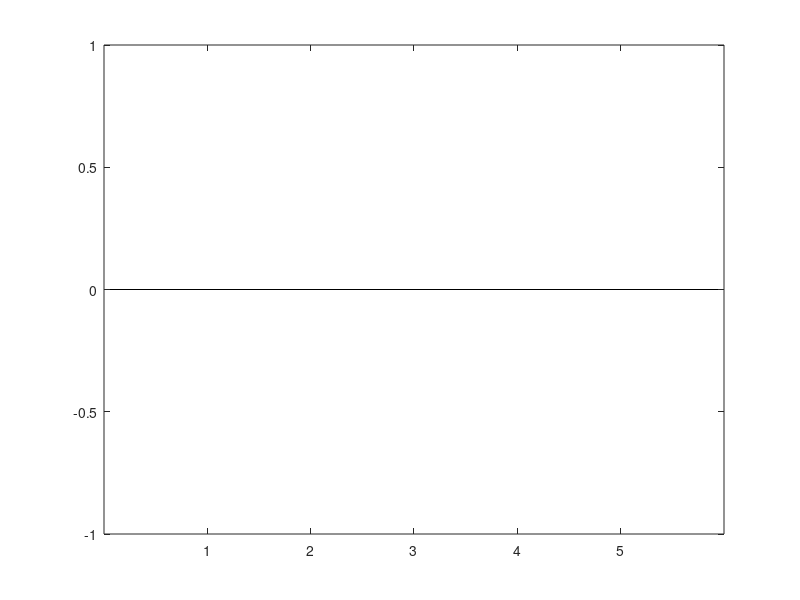

This figure's MATLAB source: (Note: this script raises an error after producing the figure.)
% TODO -  Each syllable type duration
clear;clc;


% Initial setup
data_path = 'F:\Treated';
% data_path = 'F:\Control';

animal_counter = 1;
all_animals_struct = struct();

% 1. Iterate through each directory in data path
dir_info = dir(data_path);
dir_info = dir_info([dir_info.isdir] & ~strcmp({dir_info.name},'.') & ~strcmp({dir_info.name},'..'));

for folder = 1:length(dir_info)
    disp(['Folder num ' num2str(folder) ' out of ' num2str(length(dir_info))])
    current_dir = fullfile(data_path, dir_info(folder).name);

    % 2. Each directory represents an animal. Find the excel file that doesn't end with "_DL".
    excel_files = dir(fullfile(current_dir, '*.xlsx'));
    target_file = '';
    for i = 1:length(excel_files)
        if ~endsWith(excel_files(i).name, '_DL.xlsx')
            target_file = excel_files(i).name;
            break;
        end
    end

    if isempty(target_file)
        continue;  % move to next directory if no valid excel file is found
    end

    % Read the excel file, and get last but 2nd column. -- Excel worksheet could not be activated
    % [~,~,data] = xlsread(fullfile(current_dir, target_file));
    % syllables_column = data(2:end, end-2);

    data = readtable(fullfile(current_dir, target_file));
    syllables_column = data{:, end-2};
    is_harmonic_column = data{:, end-1};


    for syl_index = 1:length(syllables_column)
        if is_harmonic_column(syl_index) == 1
            syllables_column{syl_index} = 'harmonic';
        end
    end



    % 4. Now in struct make a row with field name as syllable type and value as number of such syllables in animal
    unique_syllables = unique(syllables_column);
    for i = 1:length(unique_syllables)
        syllable = unique_syllables{i};
        field_name = matlab.lang.makeValidName(syllable);  % Convert to a valid field name
        all_animals_struct(animal_counter).(field_name) = sum(strcmp(syllables_column, syllable));
    end

    % 5. increment the counter.
    animal_counter = animal_counter + 1;
end



% Make a new struct of the same rows and fields
fields = fieldnames(all_animals_struct);
fraction_animals_struct = struct();
for i = 1:length(all_animals_struct)
    for j = 1:length(fields)
        fraction_animals_struct(i).(fields{j}) = 0;
    end
end

for i = 1:length(all_animals_struct)
    animal_fields = fieldnames(all_animals_struct(i));
    for j = 1:length(animal_fields)
        if ~isempty(all_animals_struct(i).(animal_fields{j}))
            fraction_animals_struct(i).(animal_fields{j}) = all_animals_struct(i).(animal_fields{j});
        end
    end
end


% change mapping
new_all_animals_struct = struct('single', {}, 'noise', {}, 'jump', {}, 'harmonic', {}, 'other', {});

map_11_to_5 = containers.Map;
map_11_to_5('down_fm') = 'single';
map_11_to_5('flat') = 'single';
map_11_to_5('noise_dist') = 'noise';
map_11_to_5('short') = 'noise';
map_11_to_5('step_down') = 'jump';
map_11_to_5('step_up') = 'jump';
map_11_to_5('up_fm') = 'single';
map_11_to_5('mult_steps') = 'other';
map_11_to_5('two_steps') = 'other';
map_11_to_5('chevron') = 'single';
map_11_to_5('rev_chevron') = 'single';
map_11_to_5('complex') = 'single';
map_11_to_5('harmonic') = 'harmonic';


% {'single'  }
% {'noise'   }
% {'jump'    }
% {'harmonic'}
% {'other'   }
% Get number of animals
numAnimals = length(all_animals_struct);

% Initialize the new_all_animals_struct with zeros for each category for each animal
for i = 1:numAnimals
    new_all_animals_struct(i).single = 0;
    new_all_animals_struct(i).noise = 0;
    new_all_animals_struct(i).jump = 0;
    new_all_animals_struct(i).harmonic = 0;
    new_all_animals_struct(i).other = 0;
end

% Map and sum the syllables from all_animals_struct to new_all_animals_struct
for i = 1:numAnimals
    % Get fields (syllables) present for the current animal
    currentFields = fieldnames(fraction_animals_struct(i));
    
    % Iterate over each field (syllable)
    for j = 1:length(currentFields)
        currentField = currentFields{j};
        
        if isKey(map_11_to_5, currentField)
            mappedField = map_11_to_5(currentField);
            % Add the count of the current syllable to the corresponding category in new_all_animals_struct
            new_all_animals_struct(i).(mappedField) = new_all_animals_struct(i).(mappedField) + fraction_animals_struct(i).(currentField);
        end
    end
end


% =========== CHANING NAME -========
fraction_animals_struct = new_all_animals_struct;
fields = fieldnames(fraction_animals_struct);

% In each row, calculate the fraction of each syllable
for i = 1:length(fraction_animals_struct)
    total_syllables = sum(cell2mat(struct2cell(fraction_animals_struct(i))));
    for j = 1:length(fields)
        fraction_animals_struct(i).(fields{j}) = fraction_animals_struct(i).(fields{j}) / total_syllables;
    end
end


all_fractions = cell(length(fields),1);
for i = 1:length(fraction_animals_struct)
    for j = 1:length(fields)
        all_fractions{j,1} = [all_fractions{j,1} fraction_animals_struct(i).(fields{j})];
    end
end

avg_fraction = cellfun(@mean, all_fractions);
std_error = cellfun(@std, all_fractions) / sqrt(length(fraction_animals_struct));





figure;
bar(avg_fraction);
hold on;
errorbar(1:length(fields), avg_fraction, std_error, 'k.', 'linewidth', 2);
hold off;
set(gca, 'XTick', 1:length(fields), 'XTickLabel', fields, 'XTickLabelRotation', 45);
ylabel('Average Fraction');
title(['Average Fraction of Each Syllable Across Animals - ' data_path]);

if contains(data_path, 'Control')
    control_frac_syllables = fraction_animals_struct;
    save('control_frac_syllables', 'control_frac_syllables')
else
    treated_frac_syllables = fraction_animals_struct;
    save('treated_frac_syllables', 'treated_frac_syllables')
end